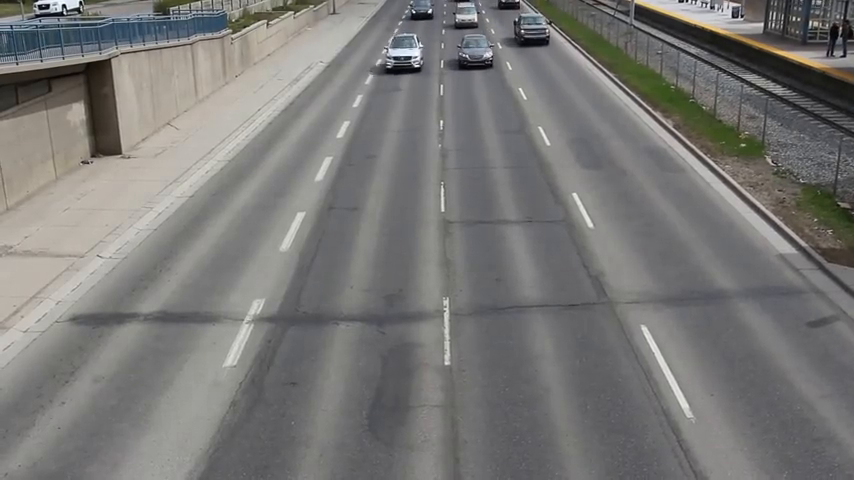
#> input picture frame 30 of opencv/Cars480.mp4, 854 x 480 px
$ python obdetect_differentialing.py
#> lines starting #> are read from the running program, lines starting #| are printed output that depends on the picture; after the words box and inside, x2 and y2 are one past the last pixel; in counts of white or black regions, pixels touching at a corner belong together
#> further down, frame is the input picture: shape (480, 854, 3); mean B, G, R 118, 119.6, 120.8
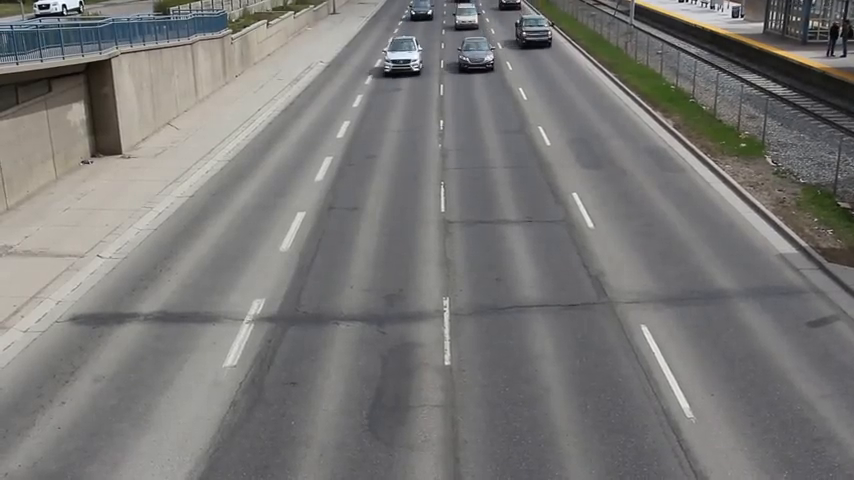
#> input picture frame 31 of opencv/Cars480.mp4, 854 x 480 px
#> further down, frame2 is the input picture: shape (480, 854, 3); mean B, G, R 118, 119.5, 120.7
import numpy as np
import cv2 as cv
import sys

def Object_tracking(frame1,frame2):
    try:
        gray1 = cv.cvtColor(frame1, cv.COLOR_BGR2GRAY)
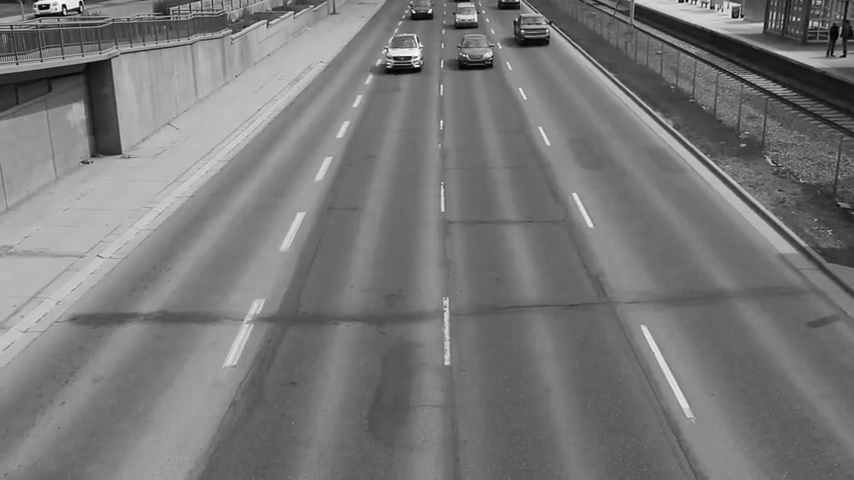
#> gray1: shape (480, 854); min 0, max 255, mean 119.9
        gray2 = cv.cvtColor(frame2, cv.COLOR_BGR2GRAY)
    except cv.error:
        sys.exit()

    grayfin = cv.absdiff(gray2, gray1)
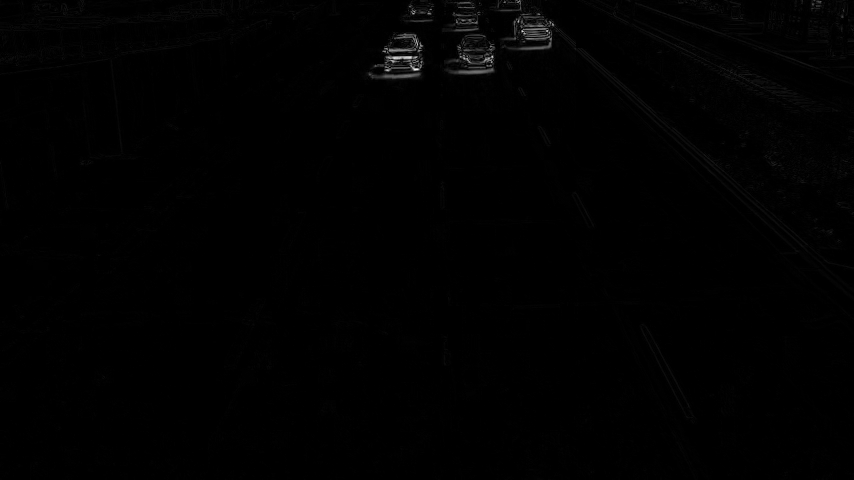
#> grayfin: shape (480, 854); min 0, max 246, mean 1.3


    ret, tresh = cv.threshold(grayfin, 45, 255, cv.THRESH_BINARY)
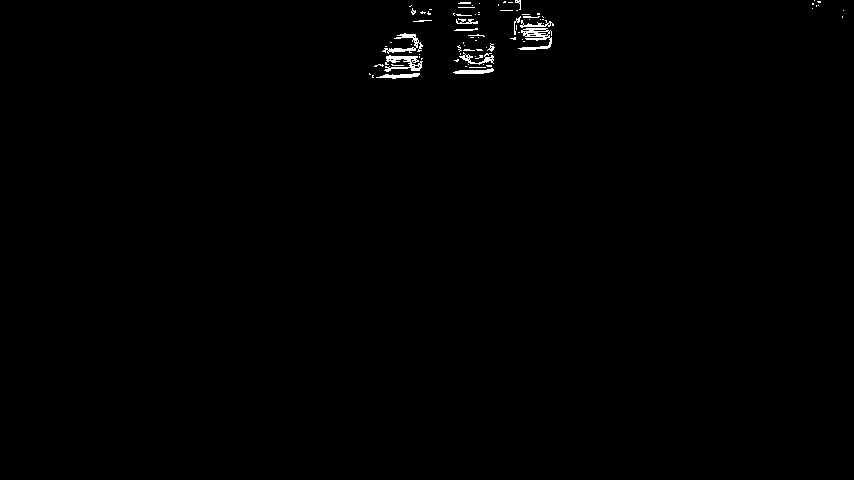
#> tresh: shape (480, 854); 0.51% white in thin lines or dots, all inside (x1, y1, x2, y2) = (369, 0, 844, 79)

    height, width = frame1.shape[:2]
#> height = 480; width = 854

    contours, hier = cv.findContours(tresh.copy(), cv.RETR_TREE, cv.CHAIN_APPROX_NONE)
#> contours = 124 contours, 114 with area under 20; largest, box (x1, y1, x2, y2) and area: (518, 28, 552, 50) 295, (384, 55, 423, 72) 236, (382, 33, 423, 54) 166, (453, 68, 494, 74) 106, (376, 73, 420, 79) 102

    validated = []

    for cntr in contours:
        x, y, w, h = cv.boundingRect(cntr)
        if x <= width and y >= (height//3) and cv.contourArea(cntr) >= 25:
            validated.append(cntr)
            cv.rectangle(frame1,(x,y),(x+w,y+h),(0,0,255),1)
#> this loop made 124 passes
#> (x, y, w, h) on passes 1, 2, 4, 5, 7, 8, 9, 10, 11, 12, 14, 16: (372, 75, 2, 3), (376, 73, 44, 6), (453, 68, 41, 6), (469, 67, 17, 1), (486, 65, 6, 2), (483, 64, 1, 1), (468, 64, 1, 1), (391, 64, 13, 2), (374, 64, 10, 3), (454, 59, 5, 3), (475, 56, 1, 1), (475, 55, 8, 4)
#> (cntr, x, y, w, h) on passes 3, 6, 13, 15, 21, 23: ([[369, 73], [369, 74], [370, 74]], 369, 73, 2, 2), ([[465, 66], [466, 66]], 465, 66, 2, 1), ([[421, 58], [421, 59], [422, 58]], 421, 58, 2, 2), ([[419, 56], [419, 57]], 419, 56, 1, 2), ([[419, 63], [420, 62], [421, 63], [420, 64]], 419, 62, 3, 3), ([[415, 60], [416, 59], [417, 60], [416, 61]], 415, 59, 3, 3)
#> after the loop, validated = []

    #cv.drawContours(frame1, validated, -1, (0, 0, 255), 1)
    cv.line(frame1, (0, height//3), (width, height//3), (0, 255, 0), 1)
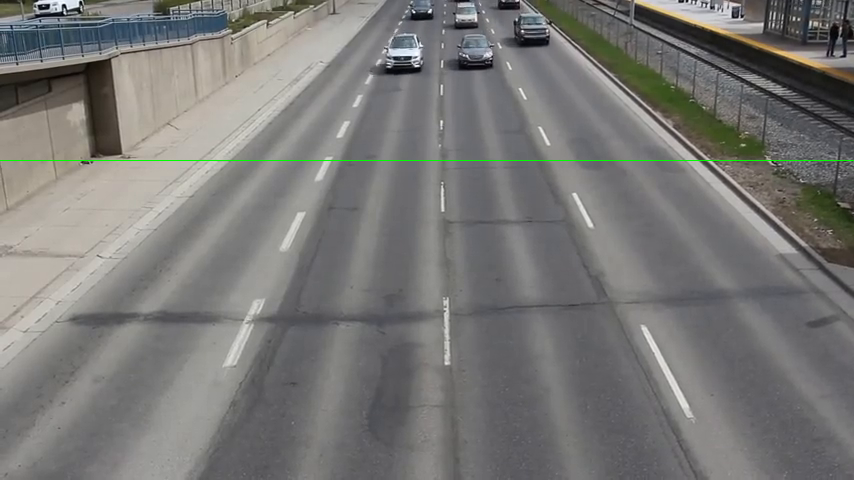
#> frame1: shape (480, 854, 3); 0.21% of pixels changed, all inside (x1, y1, x2, y2) = (0, 160, 854, 161)
    cv.imshow("Car_Tracking",frame1)
    cv.imshow("Car_Tracking_Vision",grayfin)

    if cv.waitKey(100) == ord("q"):
#> (key q is pressed here)
        sys.exit()
#> (the program exits here)

$ run again, starting later in the video
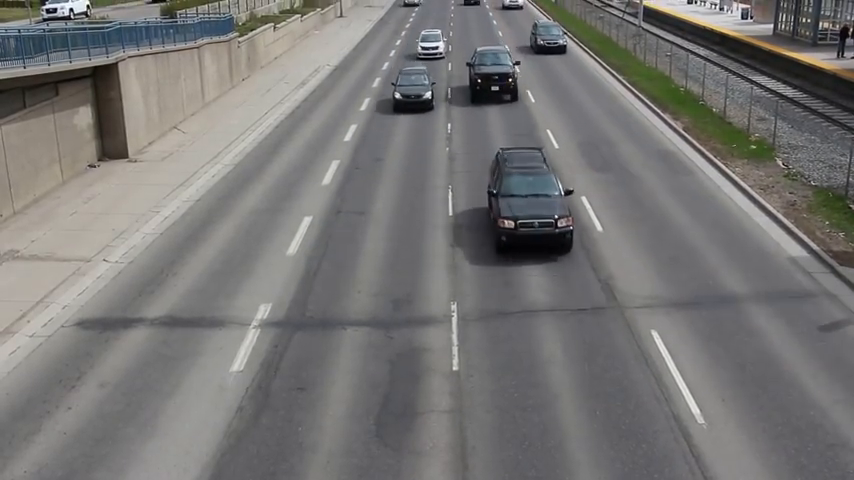
#> input picture frame 135 of opencv/Cars480.mp4, 854 x 480 px
#> frame is the input picture: shape (480, 854, 3); mean B, G, R 116.2, 117.5, 118.6
#> in Object_tracking, `ret, tresh = cv.threshold(grayfin, 45, 255, cv.THRESH_BINARY)`:
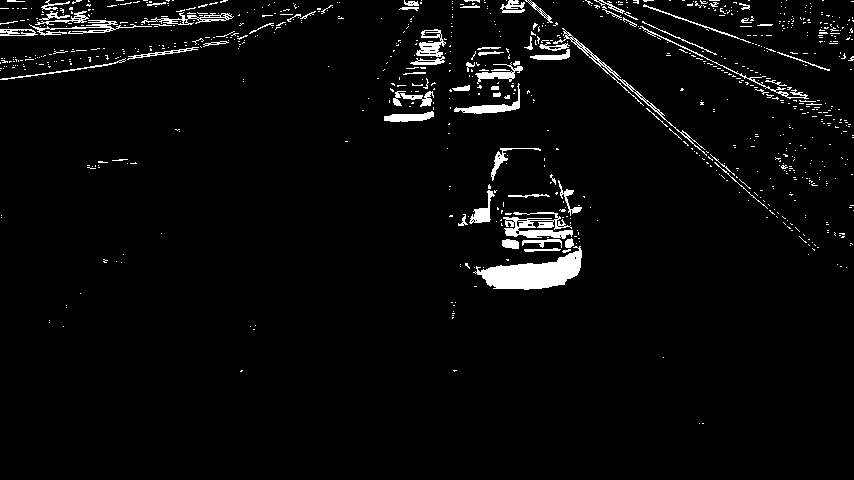
#> tresh: shape (480, 854); 3.5% white; 833 white regions (758 under 20 px)
#> contours = 1075 contours, 1020 with area under 20; largest, box (x1, y1, x2, y2) and area: (473, 246, 582, 290) 2245, (503, 212, 573, 239) 730, (553, 28, 707, 156) 488, (416, 29, 446, 57) 414, (454, 83, 520, 114) 378
#> the loop in Object_tracking, `for cntr in contours:` made 1075 passes
#> (x, y, w, h) on passes 2, 3, 5: (699, 423, 1, 1), (453, 370, 4, 2), (663, 357, 1, 1)
#> after the loop in Object_tracking, `for cntr in contours:`: validated = 10 contours; largest, box (x1, y1, x2, y2) and area: (473, 246, 582, 290) 2245, (503, 212, 573, 239) 730, (469, 190, 495, 224) 261, (502, 239, 519, 249) 116, (558, 180, 582, 216) 116
#> in Object_tracking, `cv.line(frame1, (0, height//3), (width, height//3), (0, 255, 0), 1)`:
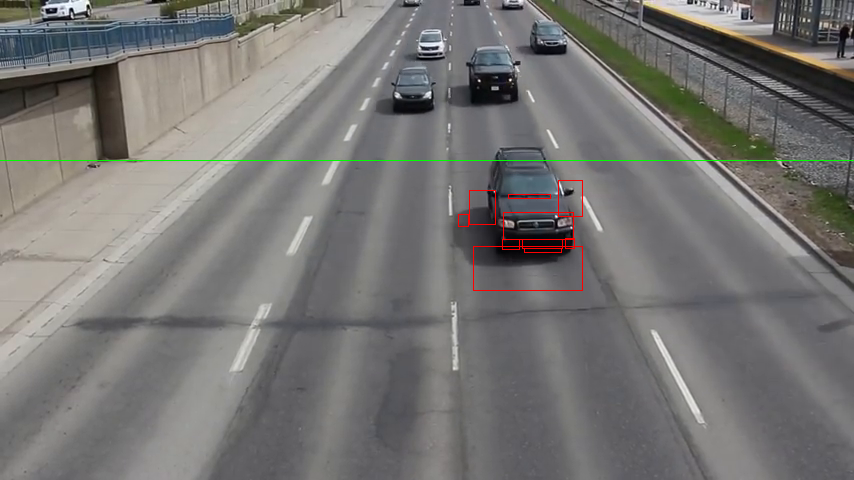
#> frame1: shape (480, 854, 3); mean B, G, R 115.8, 117.6, 118.9

$ run again, starting later in the video
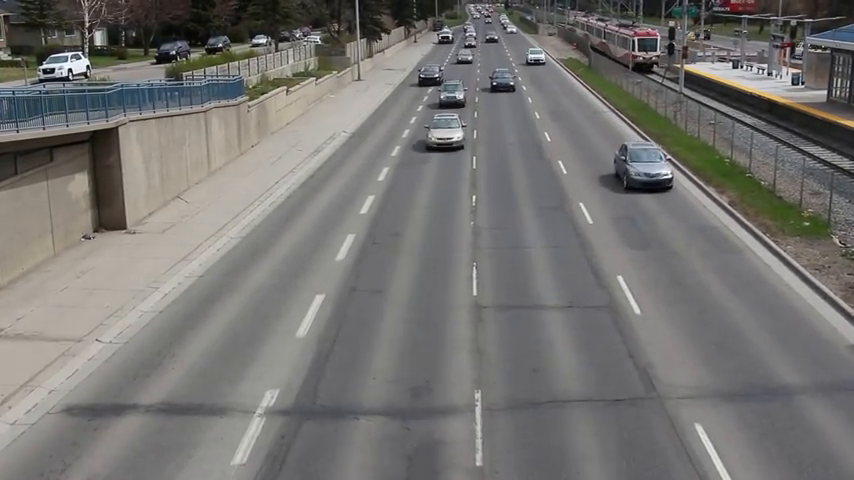
#> input picture frame 240 of opencv/Cars480.mp4, 854 x 480 px
#> frame is the input picture: shape (480, 854, 3); mean B, G, R 113.2, 115.6, 117.2
#> in Object_tracking, `ret, tresh = cv.threshold(grayfin, 45, 255, cv.THRESH_BINARY)`:
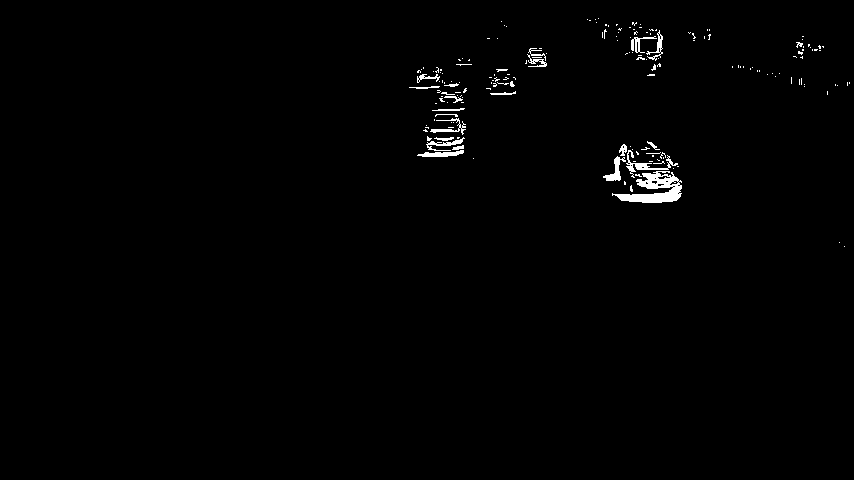
#> tresh: shape (480, 854); 0.92% white; 180 white regions (155 under 20 px)
#> contours = 218 contours, 198 with area under 20; largest, box (x1, y1, x2, y2) and area: (612, 171, 682, 203) 998, (626, 150, 678, 178) 178, (603, 156, 626, 181) 159, (417, 150, 464, 157) 141, (646, 30, 663, 61) 93
#> the loop in Object_tracking, `for cntr in contours:` made 218 passes
#> (x, y, w, h) on passes 1 to 3: (844, 246, 1, 1), (839, 242, 1, 1), (630, 185, 3, 7)
#> after the loop in Object_tracking, `for cntr in contours:`: validated = 3 contours; box (x1, y1, x2, y2) and area: (612, 171, 682, 203) 998, (657, 175, 671, 180) 32, (669, 180, 679, 186) 25
#> in Object_tracking, `cv.line(frame1, (0, height//3), (width, height//3), (0, 255, 0), 1)`:
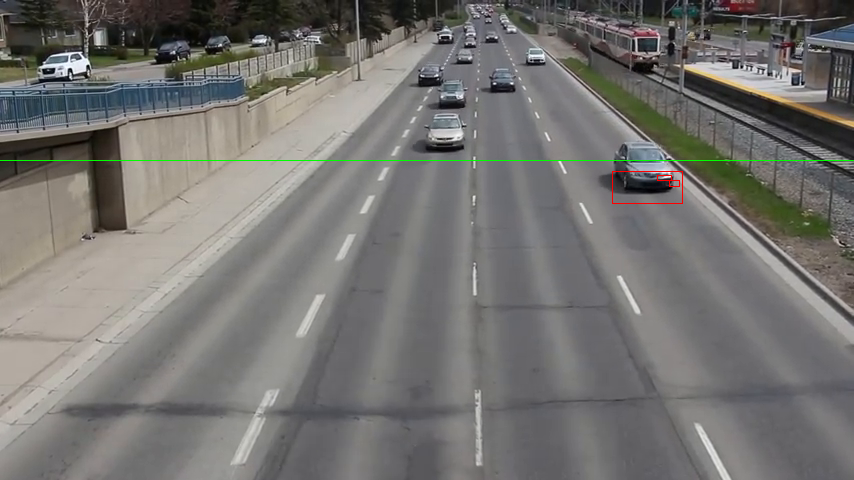
#> frame1: shape (480, 854, 3); mean B, G, R 112.9, 115.8, 117
